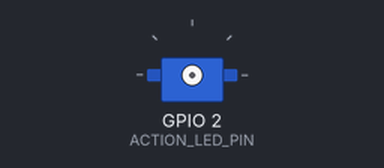
The sketch below on a simulated ESP8266 (NodeMCU). Shown: servo. WiFi joins after 1.5 s; servers stay silent unless stated; uploads are accepted with an empty reply; what the sketch prints to the serial monitor is not drawn.

Above: at 0.1 s.
At 1.9 s:
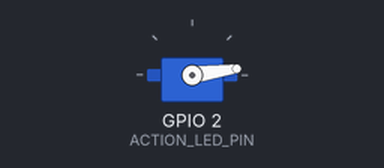
At 2.5 s:
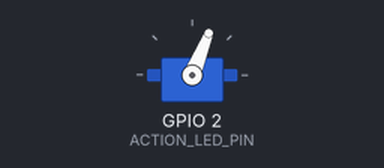
At 3.7 s:
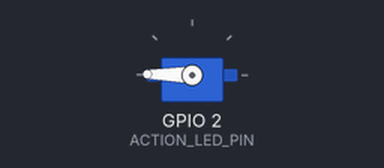
Timing chart, 0 to 5.2 s (numbered marks = the images above):
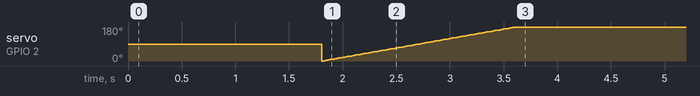

The sketch:

PaperSignalsNumbers.ino
```cpp
// (licence header left out)
#include "APICalls.h"

#define ACTION_LED_PIN LED_BUILTIN
#define CONNECTION_LED_PIN 2

PaperSignals mySignal;

void setupIndicatorLEDs()
{
    pinMode(ACTION_LED_PIN, OUTPUT);
    pinMode(CONNECTION_LED_PIN, OUTPUT);
}

void SetActionLEDOn()
{
    digitalWrite(ACTION_LED_PIN, false);
}

void SetActionLEDOff()
{
   digitalWrite(ACTION_LED_PIN, true);
}

void SetConnectionLEDOn()
{
   digitalWrite(CONNECTION_LED_PIN, false);
}

void SetConnectionLEDOff()
{
    digitalWrite(CONNECTION_LED_PIN, true);
}

void setup() {

    setupIndicatorLEDs();
    SetActionLEDOn();
    SetConnectionLEDOff();

    Serial.begin(115200);
    Serial.println();
    Serial.print("connecting to ");
    Serial.println(SSID);

    WiFi.begin(SSID.c_str(), Password.c_str());

    while (WiFi.status() != WL_CONNECTED) {
      delay(250);
      Serial.print(".");
    }
    Serial.println("");
    Serial.println("WiFi connected");
    Serial.print("IP address: ");
    Serial.println(WiFi.localIP());

    while(WiFi.status() != WL_CONNECTED);

    SetConnectionLEDOn();

    mySignal.StartUp();
}

void loop() {
    SetActionLEDOn();

    // wait for WiFi connection
    if(WiFi.status() == WL_CONNECTED) {
        SetConnectionLEDOn();
        mySignal.RunPaperSignals();
    }
    else{
        SetConnectionLEDOff();
    }

    SetActionLEDOff();

    delay(5000);
}
```

APICalls.cpp
```cpp
// (licence header left out)
#include "APICalls.h"

void PaperSignals::StartUp()
{
  myservo.attach(SERVO_PIN);

  //Move the servo, so we can see that the signal is alive
  MoveServoToPosition(0, 10);
  delay(300);
  MoveServoToPosition(180, 10);
  delay(300);
}

void PaperSignals::MoveServoToPosition(int position, int speed)
{
  if(position < currentServoPosition)
  {
    for(int i = currentServoPosition; i > position; i--)
    {
      myservo.write(i);
      delay(speed);
    }
  }
  else if(position > currentServoPosition)
  {
    for(int i = currentServoPosition; i < position; i++)
    {
      myservo.write(i);
      delay(speed);
    }
  }
  currentServoPosition = position;
}

void PaperSignals::DefaultExecution(String JSONData)
{
    Serial.println("Default");
}

void PaperSignals::TestSignalExecution(String JSONData)
{
  if(numTestServoSwings < TEST_NUM_SWINGS)
  {
    MoveServoToPosition(TEST_FIRST_POSITION, 10);
    MoveServoToPosition(TEST_SECOND_POSITION, 10);
    numTestServoSwings++;
  }
}

void PaperSignals::ShowNumber(String customIntentData){
  Serial.println("Calculator input: " + customIntentData);
  int input = customIntentData.toInt();

  //Max number for this simple example is the number 9. If the number is greater, we simply set it to 9.
  if(input>9){input = 9;}

  //Move the servo to position to indicate number 9. (The servo moves from 0 to 180 degrees, remember?)
  MoveServoToPosition(180-(18*(input+1)), 4);

  //Rest for some time, before fetching a new result from Firebase.
  delay(2000);


  /**
   * ------------------------------------------TASK A------------------------------------------
   * This example can only support numbers 0-9. Can you extend it to show all numbers?
   * Hint: Look at the PaperSignalsCalculator application, to see how it is done there (remember to include the necessary libraries)
   * ------------------------------------------------------------------------------------------
   */

}

void PaperSignals::CustomExecution(String JSONData)
{
  DynamicJsonBuffer customIntentBuffer;
  JsonObject& customIntentRoot = customIntentBuffer.parseObject(JSONData);

  //Pick just the custom parameter from the JSON file we have downloaded from Firebase.
  String customIntentData = customIntentRoot["parameters"]["customParameter"];
  Serial.print("Current Custom Parameter Data: " + customIntentData);

  //Pass the custom parameter (the number we want to show) to the ShowNumber function.
  ShowNumber(customIntentData);

}

void PaperSignals::ParseIntentName(String intentName, String JSONData)
{
    if(intentName == TestSignalType)
    {
      TestSignalExecution(JSONData);
    }
    else if(intentName.equalsIgnoreCase(CustomIntentType))
    {
      CustomExecution(JSONData);
    }
    else
    {
      DefaultExecution(JSONData);
    }
}

/**
 * When you give commands to your Paper Signal with your phone, an entry in a Google Firebase database will get updated.
 * This function connects to the Google Firebase database and downloads the JSON file with the updates.
 */
String PaperSignals::getSignalByID(String signalID){
    char* host = "gweb-paper-signals.firebaseio.com"; //The Google Firebase host
    String url = "/signals/" + signalID + ".json";    //Use our own Signal ID, which we have defined in Credentials.h
    DynamicJsonBuffer jsonBuffer;

    //Get the JSON file from Google Firebase
    String payload = getJson(host, url);

    JsonObject& root = jsonBuffer.parseObject(payload);

    // Test if parsing succeeds.
    if (!root.success()) {
      Serial.println("parseObject() failed");
      return "bad";
    }
    else
    {
      String signalInfo = root["result"];
      String intentName = root["result"]["metadata"]["intentName"];
      String intentTimeStamp = root["result"]["timestamp"];

      if(intentTimeStamp != currentIntentTimeStamp)
      {
        updatedIntentTimeStamp = true;
        numTestServoSwings = 0;
      }
      else {
        updatedIntentTimeStamp = false;
      }
      currentIntent = intentName;
      currentIntentTimeStamp = intentTimeStamp;

      return signalInfo;
    }
}

String PaperSignals::getJson(String host, String url){

    Serial.print("connecting to ");
    Serial.println(host);

    if (!client.connect(host.c_str(), httpsPort)) {
      Serial.println("connection failed");
      return "bad";
    }

    Serial.print("requesting URL ");
    Serial.println(url);

    client.print(String("GET ") + url + " HTTP/1.1\r\n" +
                 "Host: " + host + "\r\n" +
                 "User-Agent: BuildFailureDetectorESP8266\r\n" +
                 "Connection: close\r\n\r\n");

    Serial.println("request sent");

    while (client.connected()) {
      String line = client.readStringUntil('\n');
      if(line.indexOf("Date") != -1)
      {
        mostRecentDateString = line;
      }
      Serial.println(line);
      if (line == "\r") {
        Serial.println("headers received");
        break;
      }
    }

    String payload = client.readString();

    #ifdef PRINT_PAYLOAD
        Serial.println("reply was:");
        Serial.println("==========");
        Serial.println(payload);
        Serial.println("==========");
    #endif
    return payload;
}

void PaperSignals::RunPaperSignals()
{
  String JSONData = getSignalByID(SignalID.c_str());
  ParseIntentName(currentIntent, JSONData);
}
```

APICalls.h
```cpp
// (licence header left out)
#include <Arduino.h>
#include <ArduinoJson.h>
#include <ESP8266WiFi.h>
#include <WiFiClientSecure.h>
#include <ESP8266HTTPClient.h>
#include <Servo.h>
#include <time.h>
#include "Credentials.h"

#define SERVO_PIN 2

// Servo Positions and Intent specific Numbers
#define CENTER_POSITION 90

// Test Signal
#define TEST_FIRST_POSITION 10
#define TEST_SECOND_POSITION 170
#define TEST_NUM_SWINGS 5

class PaperSignals
{
public:
	PaperSignals() {};
	~PaperSignals() {};

	void StartUp();
	String getJson(String host, String url);
	String getJsonHTTP(String host, String url);
	void ParseIntentName(String intentName, String JSONData);
	String getSignalByID(String signalID);
	void RunPaperSignals();

	// Intent Types
	String TestSignalType = "TestSignal";

  //This are our custom intent type. This name will be what the intent you have to say to Google Assistant.
  //If Google Assistant is having trouble understanding what you are saying, it can be a good idea to change the name of your custom intent here:
  String CustomIntentType = "Numbers";

	String currentIntent = "";
	String currentIntentTimeStamp = "";
	bool updatedIntentTimeStamp = true;


public:

	// Use WiFiClientSecure class to create TLS connection
	WiFiClientSecure client;
	const int httpsPort = 443;

  int lastTimerTime = 0;
  int numTestServoSwings = 0;
  String mostRecentDateString = "";

  Servo myservo;
  int currentServoPosition = 0;

	// Signal Functions
	void DefaultExecution(String JSONData);
	void TestSignalExecution(String JSONData);
	void CustomExecution(String JSONData);

  void ShowNumber(String customIntentData);

	void MoveServoToPosition(int position, int speed);
};
```

Credentials.h
```cpp
// (licence header left out)
/* WiFi Network must be 2.4GHz */
const String SSID = "<YOUR WIFI SSID HERE>";
const String Password = "<YOUR WIFI PASSWORD HERE>";

/* Your Signal ID should be lowercase, and each word should be separated by dashes.
If Google Assistant spoke too quickly, you can ask to repeat the identifier at any
time be saying "What is the setup code for [SIGNAL NAME]?" */
const String SignalID = "<YOUR SIGNAL ID HERE>";
```
